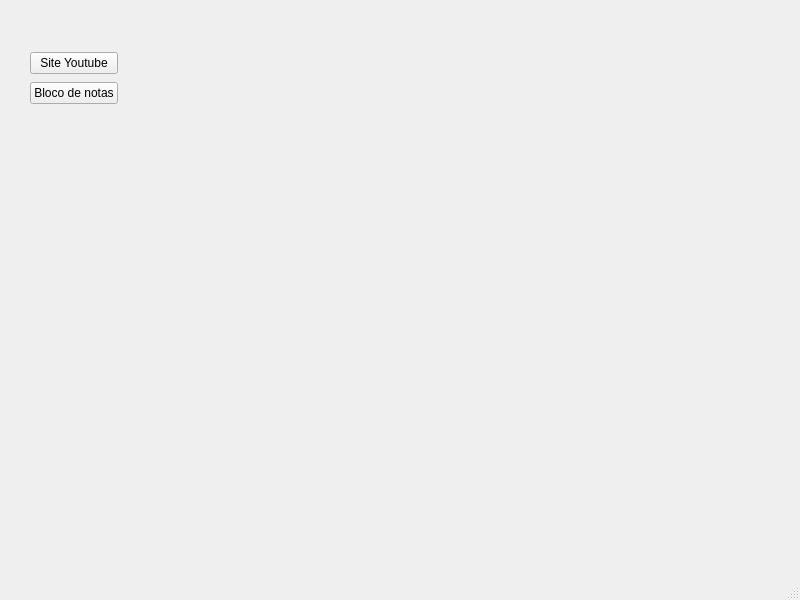
<?xml version="1.0" encoding="UTF-8"?>
<ui version="4.0">
 <class>MainWindow</class>
 <widget class="QMainWindow" name="MainWindow">
  <property name="geometry">
   <rect>
    <x>0</x>
    <y>0</y>
    <width>800</width>
    <height>600</height>
   </rect>
  </property>
  <property name="windowTitle">
   <string>MainWindow</string>
  </property>
  <widget class="QWidget" name="centralwidget">
   <widget class="QWidget" name="">
    <property name="geometry">
     <rect>
      <x>30</x>
      <y>50</y>
      <width>88</width>
      <height>56</height>
     </rect>
    </property>
    <layout class="QVBoxLayout" name="verticalLayout">
     <item>
      <widget class="QPushButton" name="pushButton">
       <property name="text">
        <string>Site Youtube</string>
       </property>
      </widget>
     </item>
     <item>
      <widget class="QPushButton" name="pushButton_2">
       <property name="text">
        <string>Bloco de notas</string>
       </property>
      </widget>
     </item>
    </layout>
   </widget>
  </widget>
  <widget class="QMenuBar" name="menubar">
   <property name="geometry">
    <rect>
     <x>0</x>
     <y>0</y>
     <width>800</width>
     <height>22</height>
    </rect>
   </property>
  </widget>
  <widget class="QStatusBar" name="statusbar"/>
 </widget>
 <resources/>
 <connections/>
</ui>
